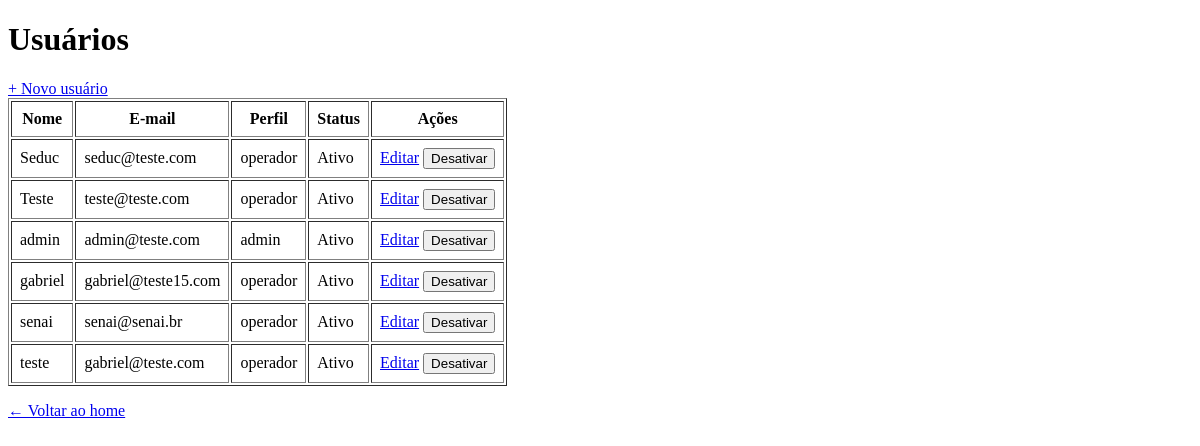
Page /usuarios/ (signed in) on the earlier database version.
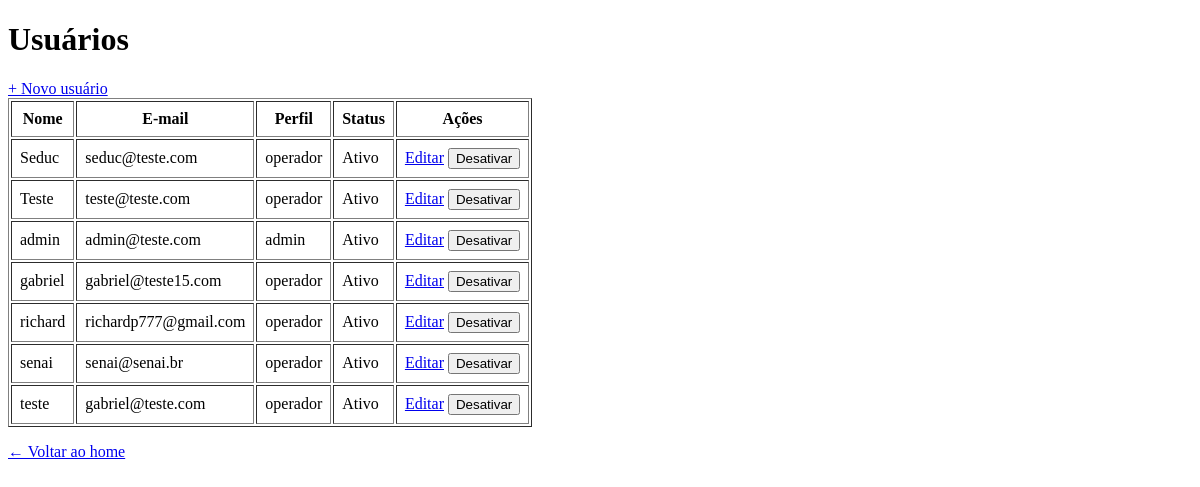
Same page on the later database version.
### app/models/usuarios.py (models this page shows)
class Usuario(Base):
    __tablename__ = "usuarios"
    id = Column(Integer, primary_key=True, autoincrement=True)
    nome = Column(String(100), nullable=False)
    email = Column(String(150), unique=True, nullable=False)
    senha_hash = Column(String(255), nullable=False)
    role = Column(String(20), nullable=False, default="operador")
    ativo = Column(Boolean, default=True)
    criando_em = Column(DateTime, server_default=func.now())

### app/controllers/usuario_controller.py (the view)
@router.get("/")
def listar_usuarios(
    request: Request,
    db: Session = Depends(get_db),
    admin = Depends(get_admin)  # bloqueia quem não é admin
):
    usuarios = db.query(Usuario).order_by(Usuario.nome).all()
    return templates.TemplateResponse(
        request,
        "usuarios/index.html",
        {
            "request": request,
            "usuario": admin,   # dados de quem está logado (para navbar)
            "usuarios": usuarios  # lista para exibir na tabela
        }
    )

### app/templates/usuarios/index.html (shortened to what this page needs)
<!DOCTYPE html>
<html lang="pt-br">
<head>
</head>
<body>
    <h1>Usuários</h1>
    <a href="/usuarios/novo">+ Novo usuário</a>
    <table border="1" cellpadding="8">
        <thead>
            <tr>
                <th>Nome</th>
                <th>E-mail</th>
                <th>Perfil</th>
                <th>Status</th>
                <th>Ações</th>
            </tr>
        </thead>
        <tbody>
            {% for u in usuarios %}
            <tr>
                <td>{{ u.nome }}</td>
                <td>{{ u.email }}</td>
                <td>{{ u.role }}</td>
                <td>{{ "Ativo" if u.ativo else "Inativo" }}</td>
                <td>
                    <a href="/usuarios/{{ u.id }}/editar">Editar</a>
                    <form action="/usuarios/{{ u.id }}/toggle-ativo"
                          method="post"
                          style="display:inline">
                        <button type="submit">
                            {{ "Desativar" if u.ativo else "Ativar" }}
                        </button>
                    </form>
                </td>
            </tr>
            {% endfor %}
        </tbody>
    </table>
    <p><a href="/">← Voltar ao home</a></p>
</body>
</html>

Differences in the rows shown:
added Usuario: nome "richard", email "richardp777@gmail.com", role "operador", ativo "Ativo", ativo "Desativar"
